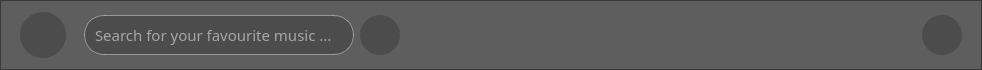
           <widget class="QFrame" name="TopFrame">
            <property name="minimumSize">
             <size>
              <width>0</width>
              <height>70</height>
             </size>
            </property>
            <property name="maximumSize">
             <size>
              <width>16777215</width>
              <height>70</height>
             </size>
            </property>
            <property name="styleSheet">
             <string notr="true">background-color: rgba(0,0,0,100);</string>
            </property>
            <property name="frameShape">
             <enum>QFrame::Shape::StyledPanel</enum>
            </property>
            <property name="frameShadow">
             <enum>QFrame::Shadow::Raised</enum>
            </property>
            <layout class="QHBoxLayout" name="horizontalLayout_4">
             <property name="spacing">
              <number>0</number>
             </property>
             <property name="leftMargin">
              <number>9</number>
             </property>
             <property name="topMargin">
              <number>0</number>
             </property>
             <property name="rightMargin">
              <number>9</number>
             </property>
             <property name="bottomMargin">
              <number>0</number>
             </property>
             <item>
              <widget class="QFrame" name="frame_13">
               <property name="minimumSize">
                <size>
                 <width>64</width>
                 <height>45</height>
                </size>
               </property>
               <property name="maximumSize">
                <size>
                 <width>64</width>
                 <height>16777215</height>
                </size>
               </property>
               <property name="styleSheet">
                <string notr="true">background-color:transparent;</string>
               </property>
               <property name="frameShape">
                <enum>QFrame::Shape::StyledPanel</enum>
               </property>
               <property name="frameShadow">
                <enum>QFrame::Shadow::Raised</enum>
               </property>
               <layout class="QGridLayout" name="gridLayout_6">
                <item row="0" column="0">
                 <widget class="QPushButton" name="menuBtn">
                  <property name="minimumSize">
                   <size>
                    <width>46</width>
                    <height>46</height>
                   </size>
                  </property>
                  <property name="maximumSize">
                   <size>
                    <width>46</width>
                    <height>46</height>
                   </size>
                  </property>
                  <property name="styleSheet">
                   <string notr="true">QPushButton {
border-radius:23px;
background-color:rgba(0,0,0,50);
border:none;
}

QPushButton::hover {
border-radius:23px;
background-color:rgba(255,255,255, 50);
border:none;
}

QPushButton::pressed {
border-radius:23px;
background-color:rgba(255,255,255, 30);
border:none;
}
</string>
                  </property>
                  <property name="text">
                   <string/>
                  </property>
                  <property name="icon">
                   <iconset>
                    <normaloff>../../../../Downloads/icons8-menu-48.png</normaloff>../../../../Downloads/icons8-menu-48.png</iconset>
                  </property>
                  <property name="iconSize">
                   <size>
                    <width>36</width>
                    <height>36</height>
                   </size>
                  </property>
                 </widget>
                </item>
               </layout>
              </widget>
             </item>
             <item>
              <widget class="QFrame" name="frame_12">
               <property name="styleSheet">
                <string notr="true">background-color:transparent;</string>
               </property>
               <property name="frameShape">
                <enum>QFrame::Shape::StyledPanel</enum>
               </property>
               <property name="frameShadow">
                <enum>QFrame::Shadow::Raised</enum>
               </property>
               <layout class="QGridLayout" name="gridLayout_5">
                <item row="0" column="1">
                 <widget class="QPushButton" name="search">
                  <property name="minimumSize">
                   <size>
                    <width>40</width>
                    <height>40</height>
                   </size>
                  </property>
                  <property name="maximumSize">
                   <size>
                    <width>40</width>
                    <height>40</height>
                   </size>
                  </property>
                  <property name="styleSheet">
                   <string notr="true">QPushButton {
border-radius:20px;
background-color:rgba(0,0,0,50);
border:none;
}

QPushButton::hover {
border-radius:20px;
background-color:rgba(255,255,255, 50);
border:none;
}

QPushButton::pressed {
border-radius:20px;
background-color:rgba(255,255,255, 30);
border:none;
}
</string>
                  </property>
                  <property name="text">
                   <string/>
                  </property>
                  <property name="icon">
                   <iconset>
                    <normaloff>../../../../Downloads/icons8-search-48.png</normaloff>../../../../Downloads/icons8-search-48.png</iconset>
                  </property>
                  <property name="iconSize">
                   <size>
                    <width>34</width>
                    <height>34</height>
                   </size>
                  </property>
                 </widget>
                </item>
                <item row="0" column="0">
                 <widget class="QLineEdit" name="searchBox">
                  <property name="minimumSize">
                   <size>
                    <width>270</width>
                    <height>40</height>
                   </size>
                  </property>
                  <property name="maximumSize">
                   <size>
                    <width>270</width>
                    <height>40</height>
                   </size>
                  </property>
                  <property name="font">
                   <font>
                    <family>Inter 18pt</family>
                    <pointsize>11</pointsize>
                   </font>
                  </property>
                  <property name="styleSheet">
                   <string notr="true">

QLineEdit {
    border: 1px solid rgba(255, 255, 255, 100); /* Highlight border color */
    background-color: rgba(0, 0, 0, 150);  /* Background color (optional) */
    color: white;                          /* Text color */
/*     border: 1px solid rgba(255, 255, 255, 200); Border color */
    padding: 8px;                         /* Padding inside the line edit */
	border-radius:20px;
	background:rgba(0,0,0,50);
}

QLineEdit:focus {
	border-radius:20px;
	padding:8px;
    border: 2px solid rgba(255, 255, 255, 255); /* Highlight border color */
    background-color: rgba(0, 0, 0, 100); /* Highlight color */
}</string>
                  </property>
                  <property name="placeholderText">
                   <string>Search for your favourite music ...</string>
                  </property>
                 </widget>
                </item>
                <item row="0" column="2">
                 <spacer name="horizontalSpacer_5">
                  <property name="orientation">
                   <enum>Qt::Orientation::Horizontal</enum>
                  </property>
                  <property name="sizeHint" stdset="0">
                   <size>
                    <width>40</width>
                    <height>20</height>
                   </size>
                  </property>
                 </spacer>
                </item>
               </layout>
              </widget>
             </item>
             <item>
              <spacer name="horizontalSpacer_4">
               <property name="orientation">
                <enum>Qt::Orientation::Horizontal</enum>
               </property>
               <property name="sizeHint" stdset="0">
                <size>
                 <width>462</width>
                 <height>20</height>
                </size>
               </property>
              </spacer>
             </item>
             <item>
              <widget class="QFrame" name="frame_11">
               <property name="styleSheet">
                <string notr="true">background-color:transparent;</string>
               </property>
               <property name="frameShape">
                <enum>QFrame::Shape::StyledPanel</enum>
               </property>
               <property name="frameShadow">
                <enum>QFrame::Shadow::Raised</enum>
               </property>
               <layout class="QGridLayout" name="gridLayout_4">
                <item row="0" column="0">
                 <widget class="QPushButton" name="profileBtn">
                  <property name="minimumSize">
                   <size>
                    <width>40</width>
                    <height>40</height>
                   </size>
                  </property>
                  <property name="maximumSize">
                   <size>
                    <width>40</width>
                    <height>40</height>
                   </size>
                  </property>
                  <property name="styleSheet">
                   <string notr="true">QPushButton {
border-radius:20px;
background-color:rgba(0,0,0,50);
border:none;
}

QPushButton::hover {
border-radius:20px;
background-color:rgba(255,255,255, 50);
border:none;
}

QPushButton::pressed {
border-radius:20px;
background-color:rgba(255,255,255, 30);
border:none;
}
</string>
                  </property>
                  <property name="text">
                   <string/>
                  </property>
                  <property name="icon">
                   <iconset>
                    <normaloff>../../../../Downloads/Group 1 (2).png</normaloff>../../../../Downloads/Group 1 (2).png</iconset>
                  </property>
                  <property name="iconSize">
                   <size>
                    <width>34</width>
                    <height>34</height>
                   </size>
                  </property>
                 </widget>
                </item>
               </layout>
              </widget>
             </item>
            </layout>
           </widget>
